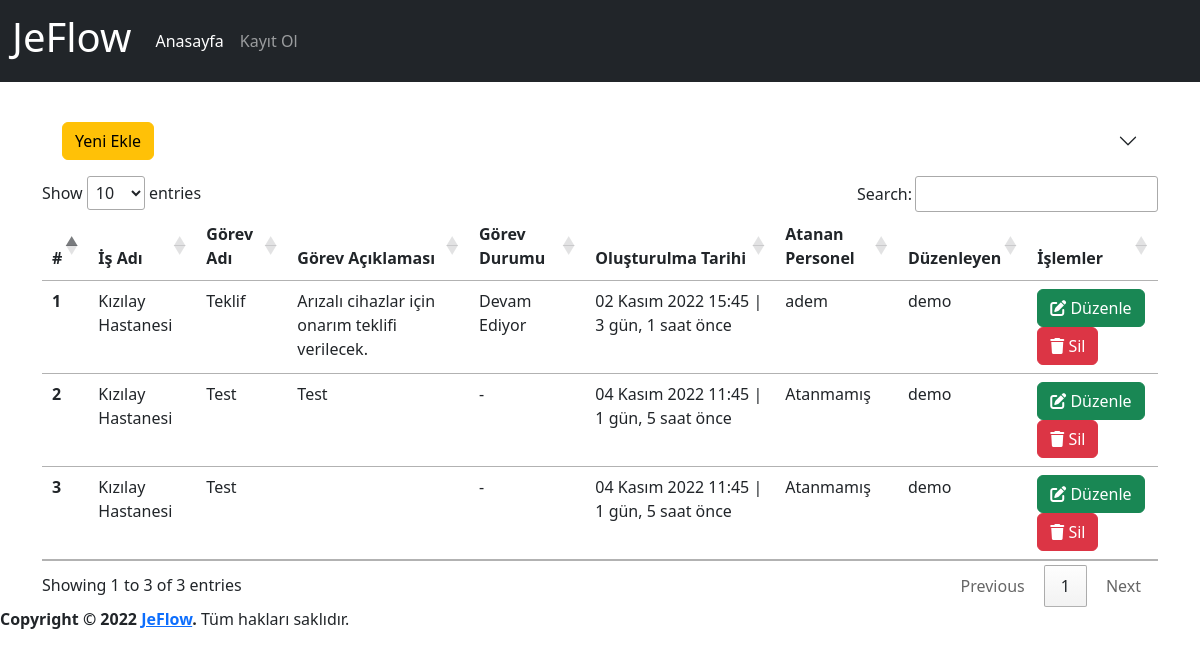
Page /task/ on the committed database.
### app/models.py (models this page shows, shortened)
class Task(models.Model):
    process=models.ForeignKey(Process,on_delete=models.CASCADE,verbose_name='İş Adı')
    name=models.CharField(max_length=500,verbose_name='Görev Adı')
    description=models.TextField(verbose_name='Görev Açıklaması', blank=True, null=True)
    state=models.OneToOneField(State, on_delete=models.SET_NULL,verbose_name='Durum', blank=True, null=True)
    assigned_user=models.OneToOneField(User,on_delete=models.SET_NULL,related_name='assigned_user',verbose_name='Atanan Personel', blank=True, null=True)
    created_date=models.DateTimeField(auto_now_add=True, verbose_name='Oluşturulma Tarihi')
    user=models.ForeignKey(User,on_delete=models.CASCADE,verbose_name='Kullanıcı', blank=True, null=True)
    class Meta:
        verbose_name='Görev'
        verbose_name_plural='Görevler'

class Process(models.Model):
    category=models.ForeignKey(Category,on_delete=models.CASCADE,verbose_name='Kategori')
    name=models.CharField(max_length=500,verbose_name='İş Akış Adı')
    description=models.TextField(verbose_name='İş Akış Açıklaması', blank=True, null=True)
    state=models.OneToOneField(State, on_delete=models.SET_NULL,verbose_name='Durum', blank=True, null=True)
    created_date=models.DateTimeField(auto_now_add=True, verbose_name='Oluşturulma Tarihi')
    user=models.ForeignKey(User,on_delete=models.CASCADE,verbose_name='Kullanıcı', blank=True, null=True)
    def __str__(self):
        return self.name # + ' - ' + self.created_date.strftime("%d.%m.%Y, %H:%M:%S")
    class Meta:
        verbose_name='İş Akışı'
        verbose_name_plural='İş Akışları'

class State(models.Model):
    name=models.CharField(max_length=100,verbose_name='Durum')
    def __str__(self):
        return self.name
    class Meta:
        verbose_name='Durum'
        verbose_name_plural='Durumlar'

### app/views.py (the view, shortened to what this page needs)
# urls.py: path('task/', views.task, name='task'),
def task(request):
    task_form=TaskForm()
    tasks = Task.objects.order_by('created_date')
    context = {
        'task_form':task_form,
        'tasks': tasks
    }
    return render(request, 'app/task.html', context)

### app/forms.py
class TaskForm(forms.ModelForm):
    class Meta:
        model=Task
        fields=('process','name','description','assigned_user','state')

### templates/app/task.html (shortened to what this page needs)
{% extends 'layout.html' %}
{% load humanize %}
{% block content %}
{% load crispy_forms_tags %}
<div class="row">
    <div class="accordion accordion-flush" id="accordionFlush">
        <div class="accordion-item">
            <h2 class="accordion-header" id="flush-headingOne">
                <button class="accordion-button collapsed" type="button" data-bs-toggle="collapse"
                    data-bs-target="#flush-collapseOne" aria-expanded="false" aria-controls="flush-collapseOne">
                    <div class="btn btn-warning">
                        Yeni Ekle
                    </div>
                </button>
            </h2>
        </div>
    </div>
</div>
<div class="row">
    <div class="col-md-12">
        {% if tasks %}
        <table id="task" class="table table-hover">
            <thead>
                <tr>
                    <th scope="col">#</th>
                    <th scope="col">İş Adı</th>
                    <th scope="col">Görev Adı</th>
                    <th scope="col">Görev Açıklaması</th>
                    <th scope="col">Görev Durumu</th>
                    <th scope="col">Oluşturulma Tarihi</th>
                    <th scope="col">Atanan Personel</th>
                    <th scope="col">Düzenleyen</th>
                    <th scope="col">İşlemler</th>
                </tr>
            </thead>
            <tbody>
                {% for task in tasks %}
                <tr>
                    <th scope="row">{{ task.id }}</th>
                    <td>{{ task.process }}</td>
                    <td>{{ task.name }}</td>
                    <td>{{ task.description }}</td>
                    <td>
                        {% if task.state is not None %}
                        {{task.state}}
                        {% else %}
                        -
                        {% endif %}
                    </td>
                    <td>{{ task.created_date }} | {{ task.created_date | timesince}} önce</td>
                    <td>
                        {% if task.assigned_user is not None%}
                        {{ task.assigned_user }}
                        {% else %}
                        Atanmamış
                        {% endif %}
                    </td>
                    <td>{{ task.user }}</td>
                    <td>
                        <a class="btn btn-success" href="{% url 'task_detail' task.id %}">
                            <i class="fa-solid fa-pen-to-square"></i>
                            Düzenle
                        </a>
                        <a href="{% url 'task_delete' task.id %}" class="btn btn-danger">
                            <i class="fa-solid fa-trash"></i>
                            Sil
                        </a>
                    </td>
                </tr>
                {% endfor %}
            </tbody>
        </table>
        {% else %}
        <div class="alert alert-warning">
            <p>Görev bulunamadı.</p>
        </div>
        {% endif %}
    </div>
</div>
{% endblock %}

### rows in the picture
Task: id "1", process "Kızılay Hastanesi", name "Teklif", description "Arızalı cihazlar için onarım teklifi verilecek.", state "Devam Ediyor", created_date "02 Kasım 2022 15:45", created_date "3 gün, 1 saat", assigned_user "adem", user "demo"
Task: id "2", process "Kızılay Hastanesi", name "Test", description "Test", created_date "04 Kasım 2022 11:45", created_date "1 gün, 5 saat", shows "Atanmamış", user "demo"
Task: id "3", process "Kızılay Hastanesi", name "Test", created_date "04 Kasım 2022 11:45", created_date "1 gün, 5 saat", shows "Atanmamış", user "demo"
